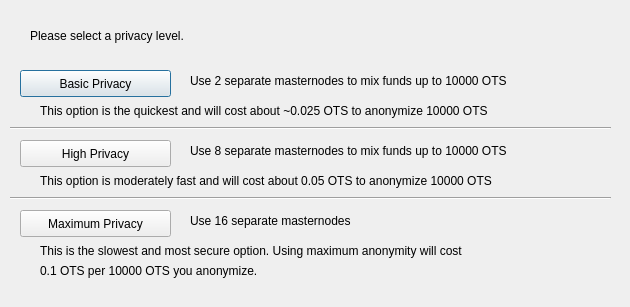
<?xml version="1.0" encoding="UTF-8"?>
<ui version="4.0">
 <class>ObfuscationConfig</class>
 <widget class="QDialog" name="ObfuscationConfig">
  <property name="geometry">
   <rect>
    <x>0</x>
    <y>0</y>
    <width>630</width>
    <height>307</height>
   </rect>
  </property>
  <property name="windowTitle">
   <string>Configure Obfuscation</string>
  </property>
  <widget class="QPushButton" name="buttonBasic">
   <property name="geometry">
    <rect>
     <x>20</x>
     <y>70</y>
     <width>151</width>
     <height>27</height>
    </rect>
   </property>
   <property name="text">
    <string>Basic Privacy</string>
   </property>
  </widget>
  <widget class="QPushButton" name="buttonHigh">
   <property name="geometry">
    <rect>
     <x>20</x>
     <y>140</y>
     <width>151</width>
     <height>27</height>
    </rect>
   </property>
   <property name="text">
    <string>High Privacy</string>
   </property>
  </widget>
  <widget class="QPushButton" name="buttonMax">
   <property name="geometry">
    <rect>
     <x>20</x>
     <y>210</y>
     <width>151</width>
     <height>27</height>
    </rect>
   </property>
   <property name="text">
    <string>Maximum Privacy</string>
   </property>
  </widget>
  <widget class="QLabel" name="label">
   <property name="geometry">
    <rect>
     <x>30</x>
     <y>20</y>
     <width>571</width>
     <height>31</height>
    </rect>
   </property>
   <property name="text">
    <string>Please select a privacy level.</string>
   </property>
  </widget>
  <widget class="QLabel" name="label_2">
   <property name="geometry">
    <rect>
     <x>190</x>
     <y>70</y>
     <width>421</width>
     <height>21</height>
    </rect>
   </property>
   <property name="text">
    <string>Use 2 separate masternodes to mix funds up to 10000 OTS</string>
   </property>
  </widget>
  <widget class="QLabel" name="label_3">
   <property name="geometry">
    <rect>
     <x>190</x>
     <y>140</y>
     <width>411</width>
     <height>21</height>
    </rect>
   </property>
   <property name="text">
    <string>Use 8 separate masternodes to mix funds up to 10000 OTS</string>
   </property>
  </widget>
  <widget class="QLabel" name="label_4">
   <property name="geometry">
    <rect>
     <x>190</x>
     <y>210</y>
     <width>421</width>
     <height>21</height>
    </rect>
   </property>
   <property name="text">
    <string>Use 16 separate masternodes</string>
   </property>
  </widget>
  <widget class="QLabel" name="label_6">
   <property name="geometry">
    <rect>
     <x>40</x>
     <y>100</y>
     <width>561</width>
     <height>21</height>
    </rect>
   </property>
   <property name="text">
    <string>This option is the quickest and will cost about ~0.025 OTS to anonymize 10000 OTS</string>
   </property>
  </widget>
  <widget class="QLabel" name="label_7">
   <property name="geometry">
    <rect>
     <x>40</x>
     <y>170</y>
     <width>561</width>
     <height>21</height>
    </rect>
   </property>
   <property name="text">
    <string>This option is moderately fast and will cost about 0.05 OTS to anonymize 10000 OTS</string>
   </property>
  </widget>
  <widget class="QLabel" name="label_8">
   <property name="geometry">
    <rect>
     <x>40</x>
     <y>240</y>
     <width>561</width>
     <height>21</height>
    </rect>
   </property>
   <property name="text">
    <string>This is the slowest and most secure option. Using maximum anonymity will cost</string>
   </property>
  </widget>
  <widget class="QLabel" name="label_9">
   <property name="geometry">
    <rect>
     <x>40</x>
     <y>260</y>
     <width>561</width>
     <height>21</height>
    </rect>
   </property>
   <property name="text">
    <string>0.1 OTS per 10000 OTS you anonymize.</string>
   </property>
  </widget>
  <widget class="Line" name="line">
   <property name="geometry">
    <rect>
     <x>10</x>
     <y>120</y>
     <width>601</width>
     <height>16</height>
    </rect>
   </property>
   <property name="orientation">
    <enum>Qt::Horizontal</enum>
   </property>
  </widget>
  <widget class="Line" name="line_2">
   <property name="geometry">
    <rect>
     <x>10</x>
     <y>190</y>
     <width>601</width>
     <height>16</height>
    </rect>
   </property>
   <property name="orientation">
    <enum>Qt::Horizontal</enum>
   </property>
  </widget>
 </widget>
 <resources/>
 <connections/>
</ui>
